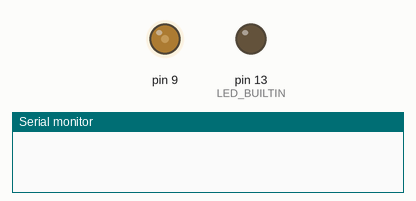
Recording of a sketch running on a simulated Arduino Uno, built with avr-gcc and run on an emulated ATmega328P. Shown: output pins drawn as LEDs (lit = HIGH), the last lines printed to the serial monitor.

Above: at 0.1 s.
At 35.6 s:
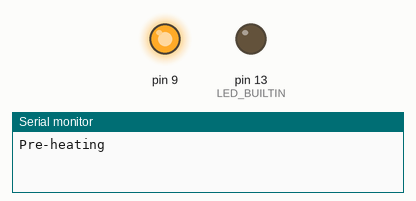
At 70.1 s:
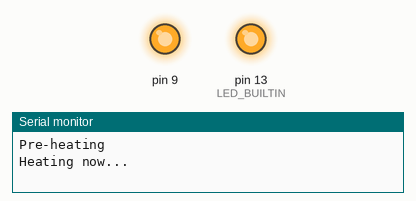
Timing chart, 0 to 71.6 s (numbered marks = the images above):
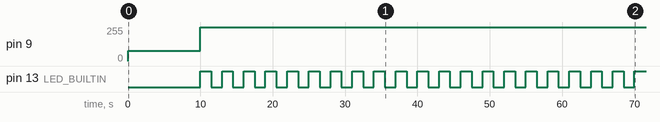

Measured:
- by itself, pin 13 (LED_BUILTIN): alternates HIGH for 1.5 s and LOW for 1.5 s, 40 changes in all, then stays HIGH

The sketch:

CODetect_test.ino
```cpp
#include <TimerOne.h>

#define COMonitor 9
#define onPercent 30
#define CORead A3

void setup(){
  Serial.begin(115200);
  Timer1.initialize(1000); //us
  Timer1.pwm(COMonitor,1023);
  pinMode(LED_BUILTIN, OUTPUT);
  pinMode(CORead,INPUT);

  //Test
  Timer1.setPwmDuty(COMonitor, (onPercent / 100.0) * 1023);
  delay(10000);

  //Preheat
  Timer1.setPwmDuty(COMonitor,1023);
  Serial.println("Pre-heating");
  float prestart = millis();
  while((prestart+60000)>=millis()){
    digitalWrite(LED_BUILTIN,HIGH);
    delay(1500);
    digitalWrite(LED_BUILTIN,LOW);
    delay(1500);
  }
}

void loop(){
  //Fully ON-5v-Heating cycle
  Serial.println("Heating now...");
  digitalWrite(LED_BUILTIN,HIGH);
  Timer1.setPwmDuty(COMonitor,1023);
  delay(60000);

  //PWM-1.5v
  Serial.println("Detecting now...");
  digitalWrite(LED_BUILTIN,LOW);
  Timer1.setPwmDuty(COMonitor, (onPercent / 100.0) * 1023);
  float timest = millis();
  while(timest+90000>=millis()){
    digitalWrite(LED_BUILTIN,HIGH);
    Serial.println(analogRead(CORead));
    delay(250);
    digitalWrite(LED_BUILTIN,LOW);
    delay(250);
  }
}
```
